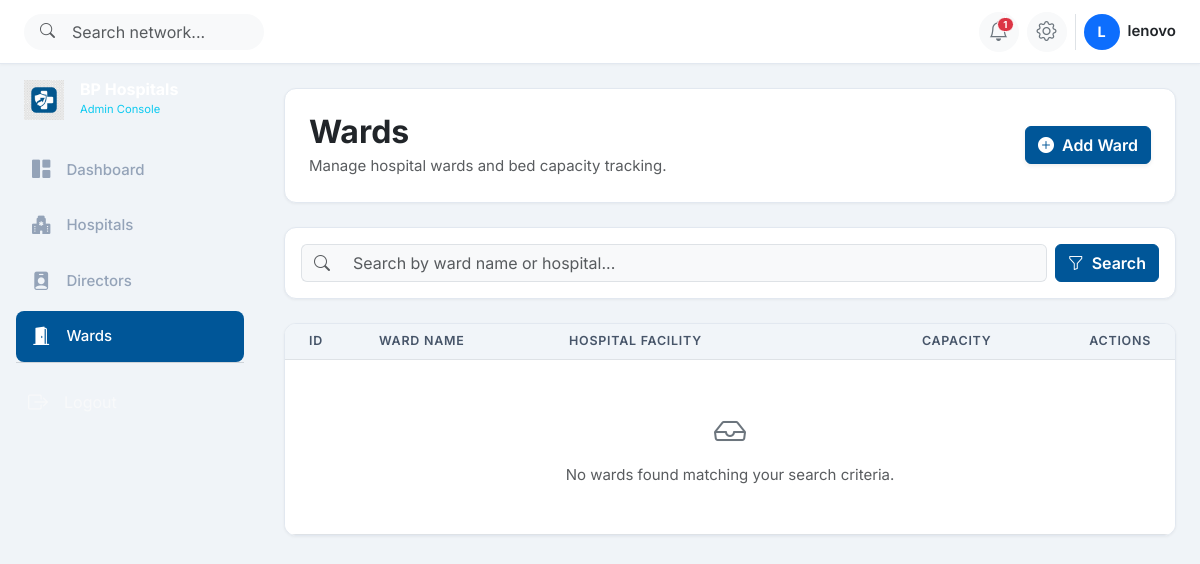
/wards/ (signed in), run on an earlier commit of the app's database.
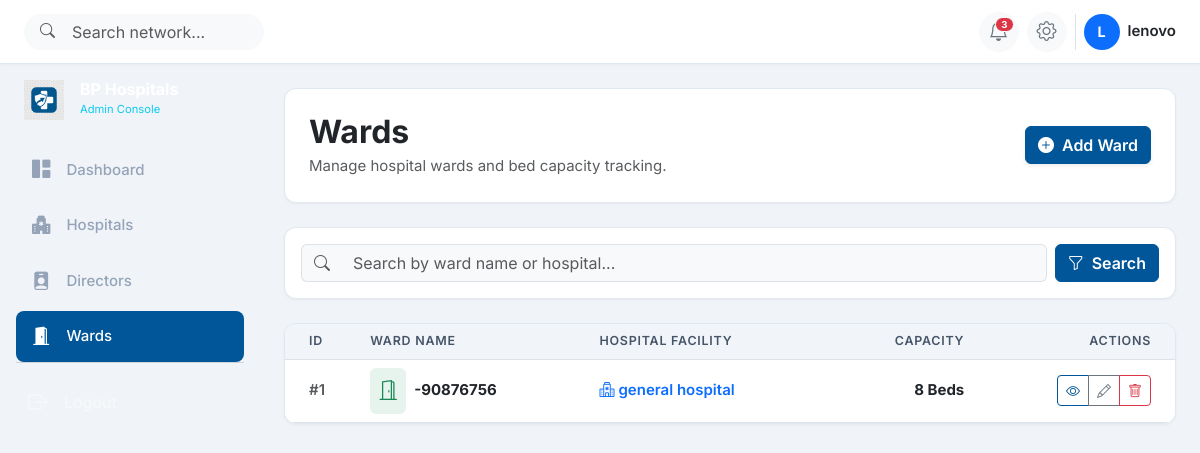
And on a later commit of the database.
### wards/models.py (models this page shows, shortened)
class Ward(models.Model):
    ward_id = models.BigAutoField(primary_key=True)
    ward_name = models.CharField(
        max_length=150,
        null=False,
        blank=False,
        verbose_name="Ward Name",
        help_text="Name of the ward (e.g., Cardiac ICU, Pediatrics Wing A)."
    )
    capacity = models.IntegerField(
        null=False,
        blank=False,
        validators=[
            MinValueValidator(1, message="Ward capacity must be at least 1 bed."),
            MaxValueValidator(500, message="Ward capacity cannot exceed 500 beds.")
        ],
        verbose_name="Capacity (Beds)",
        help_text="Maximum number of beds in this ward (1-500)."
    )
    hospital = models.ForeignKey(
        Hospital,
        on_delete=models.CASCADE,
        related_name='wards',
        null=False,
        blank=False,
        verbose_name="Hospital",
        help_text="The hospital facility this ward belongs to."
    )
    created_at = models.DateTimeField(default=timezone.now, verbose_name="Created At")
    updated_at = models.DateTimeField(auto_now=True, verbose_name="Updated At")
    class Meta:
        verbose_name = "Ward"
        verbose_name_plural = "Wards"
        ordering = ['-updated_at', 'ward_name']
        constraints = [
            CheckConstraint(
                condition=Q(capacity__gt=0) & Q(capacity__lte=500),
                name="check_ward_capacity_valid"
            )
        ]

### hospitals/models.py (models this page shows, shortened)
class Hospital(models.Model):
    hospital_id = models.BigAutoField(primary_key=True)
    hospital_name = models.CharField(
        max_length=200,
        unique=True,
        null=False,
        blank=False,
        verbose_name="Hospital Name",
        help_text="Unique name of the hospital facility."
    )
    location = models.CharField(
        max_length=255,
        null=False,
        blank=False,
        verbose_name="Location",
        help_text="City/Region location of the hospital."
    )
    founded_year = models.IntegerField(
        null=False,
        blank=False,
        validators=[
            MinValueValidator(1800, message="Founded year cannot be before 1800."),
            MaxValueValidator(current_year(), message="Founded year cannot be in the future.")
        ],
        verbose_name="Founded Year",
        help_text="Year the hospital was established (between 1800 and present)."
    )
    created_at = models.DateTimeField(default=timezone.now, verbose_name="Created At")
    updated_at = models.DateTimeField(auto_now=True, verbose_name="Updated At")
    class Meta:
        verbose_name = "Hospital"
        verbose_name_plural = "Hospitals"
        ordering = ['-updated_at', 'hospital_name']
        constraints = [
            CheckConstraint(
                condition=Q(founded_year__gte=1800) & Q(founded_year__lte=datetime.date.today().year),
                name="check_founded_year_valid"
            )
        ]

### wards/views.py (the view)
# urls.py: path('', WardListView.as_view(), name='ward_list'),
class WardListView(LoginRequiredMixin, ListView):
    model = Ward
    template_name = 'wards/ward_list.html'
    context_object_name = 'wards'
    paginate_by = 5
    def get_queryset(self):
        queryset = super().get_queryset().select_related('hospital')
        query = self.request.GET.get('q')
        if query:
            queryset = queryset.filter(
                Q(ward_name__icontains=query) | Q(hospital__hospital_name__icontains=query)
            )
        return queryset
    def get_context_data(self, **kwargs):
        context = super().get_context_data(**kwargs)
        context['search_query'] = self.request.GET.get('q', '')
        return context

### wards/templates/wards/ward_list.html (shortened to what the changed rows need)
{% extends 'base.html' %}
{% block content %}
<div class="card bp-card mb-4">
    <div class="card-body p-4 d-flex flex-column flex-sm-row justify-content-between align-items-sm-center gap-3">
        <div>
            <h2 class="fw-bold text-dark mb-1">Wards</h2>
        </div>
    </div>
</div>
<div class="card bp-card overflow-hidden">
    <div class="table-responsive">
        <table class="table table-hover align-middle mb-0">
            <thead>
                <tr>
                    <th class="ps-4">ID</th>
                    <th>Ward Name</th>
                    <th>Hospital Facility</th>
                    <th class="text-end">Capacity</th>
                    <th class="text-end pe-4">Actions</th>
                </tr>
            </thead>
            <tbody>
                {% if wards %}
                    {% for ward in wards %}
                        <tr>
                            <td class="ps-4 fw-semibold text-muted">#{{ ward.ward_id }}</td>
                            <td>
                                <div class="d-flex align-items-center gap-2">
                                    <div class="p-2 rounded bg-success bg-opacity-10 text-success">
                                        <i class="bi bi-door-open fs-5"></i>
                                    </div>
                                    <a href="{% url 'ward_detail' ward.pk %}" class="fw-bold text-dark text-decoration-none">
                                        {{ ward.ward_name }}
                                    </a>
                                </div>
                            </td>
                            <td>
                                <a href="{% url 'hospital_detail' ward.hospital.pk %}" class="fw-semibold text-primary text-decoration-none">
                                    <i class="bi bi-hospital me-1"></i>{{ ward.hospital.hospital_name }}
                                </a>
                            </td>
                            <td class="text-end fw-bold text-dark">{{ ward.capacity }} Beds</td>
                            <td class="text-end pe-4">
                                <div class="btn-group btn-group-sm" role="group">
                                    <a href="{% url 'ward_detail' ward.pk %}" class="btn btn-outline-primary" title="View">
                                        <i class="bi bi-eye"></i>
                                    </a>
                                    <a href="{% url 'ward_update' ward.pk %}" class="btn btn-outline-secondary" title="Edit">
                                        <i class="bi bi-pencil"></i>
                                    </a>
                                    <a href="{% url 'ward_delete' ward.pk %}" class="btn btn-outline-danger" title="Delete">
                                        <i class="bi bi-trash"></i>
                                    </a>
                                </div>
                            </td>
                        </tr>
                    {% endfor %}
                {% else %}
                    <tr>
                        <td colspan="5" class="text-center py-5 text-muted">
                            <i class="bi bi-inbox fs-2 d-block mb-2 text-secondary"></i>
                            No wards found matching your search criteria.
                        </td>
                    </tr>
                {% endif %}
            </tbody>
        </table>
    </div>
</div>
{% endblock %}

### templates/base.html (shortened to what the changed rows need)
{% load static %}
<!DOCTYPE html>
<html lang="en">
<head>
    <link href="https://cdn.jsdelivr.net/npm/bootstrap@5.3.3/dist/css/bootstrap.min.css" rel="stylesheet"/>
    <link href="https://cdn.jsdelivr.net/npm/bootstrap-icons@1.11.3/font/bootstrap-icons.min.css" rel="stylesheet"/>
    <link href="{% static 'css/custom.css' %}" rel="stylesheet"/>
</head>
<body>
    <header class="bp-header fixed-top d-flex align-items-center justify-content-between px-3 px-md-4">
        <div class="d-flex align-items-center gap-2">
            <div class="dropdown">
                <button class="btn btn-light rounded-circle position-relative d-flex align-items-center justify-content-center"
                        type="button"
                        id="notificationsDropdown"
                        data-bs-toggle="dropdown"
                        data-bs-auto-close="outside"
                        aria-expanded="false"
                        aria-haspopup="true"
                        title="Notifications"
                        style="width:40px;height:40px;">
                    <i class="bi bi-bell fs-5 text-secondary"></i>
                    {% if unread_notifications_count > 0 %}
                        <span class="position-absolute badge rounded-pill bg-danger border border-white"
                              style="top:4px;right:4px;font-size:0.6rem;padding:2px 5px;">
                            {{ unread_notifications_count }}
                        </span>
                    {% endif %}
                </button>
            </div>
        </div>
    </header>
    <div class="offcanvas-md offcanvas-start bp-sidebar"
         tabindex="-1"
         id="sidebarOffcanvas"
         aria-labelledby="sidebarOffcanvasLabel">
        <div class="offcanvas-body d-flex flex-column p-3">
            <div class="d-none d-md-flex align-items-center gap-3 mb-4 px-2">
                <div>
                    <h1 class="text-white fw-bold h6 mb-0 lh-1">BP Hospitals</h1>
                </div>
            </div>
        </div>
    </div>
    <main class="bp-main-content">
        <div class="container-fluid px-3 px-md-4 py-3 py-md-4">
            {% block content %}{% endblock %}
        </div>
    </main>
</body>
</html>

What changed in the data, as far as the page shows it:
added Ward: ward_id "1", ward_name "-90876756", hospital.hospital_name "general hospital", capacity "8"
Also different on the page:
{{ unread_notifications_count }}: "1" → "3"
text no longer shown: "No wards found matching your search criteria."
